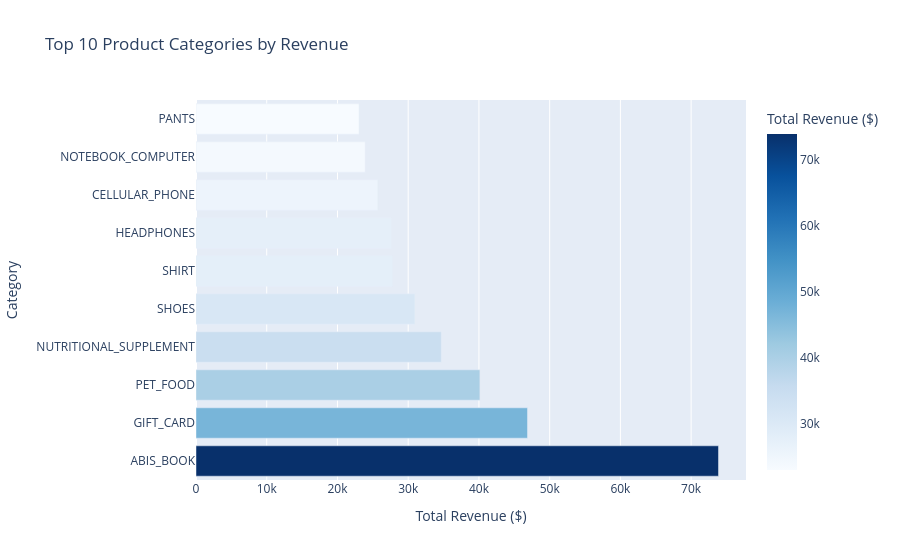

Here is the notebook cell this chart was saved with:
### Markdown cell above
## Chart 2: Top 10 categories by revenue

### Code cell
cat_revenue = df.groupby('category')['line_revenue'].sum().reset_index()
cat_revenue = cat_revenue.nlargest(10, 'line_revenue')

fig = px.bar(
    cat_revenue,
    x='line_revenue',
    y='category',
    orientation='h',
    title='Top 10 Product Categories by Revenue',
    labels={'line_revenue': 'Total Revenue ($)', 'category': 'Category'},
    color='line_revenue',
    color_continuous_scale='blues'
)
fig.write_html('../charts/m1_top_categories.html')
fig.show()
print("Chart 2 saved")

### Figure 1 — Plotly figure (JSON) as saved in the notebook; plotly's stock layout.template omitted (floating-point values rounded to 4 significant figures)
{"data": [{"hovertemplate": "Total Revenue ($)=%{marker.color}<br>Category=%{y}<extra></extra>", "legendgroup": "", "marker": {"color": [73870.0, 46870.0, 40140.0, 34680.0, 30940.0, 27780.0, 27630.0, 25710.0, 23920.0, 23050.0], "coloraxis": "coloraxis", "pattern": {"shape": ""}}, "name": "", "orientation": "h", "showlegend": false, "textposition": "auto", "type": "bar", "x": [73870.0, 46870.0, 40140.0, 34680.0, 30940.0, 27780.0, 27630.0, 25710.0, 23920.0, 23050.0], "xaxis": "x", "y": ["ABIS_BOOK", "GIFT_CARD", "PET_FOOD", "NUTRITIONAL_SUPPLEMENT", "SHOES", "SHIRT", "HEADPHONES", "CELLULAR_PHONE", "NOTEBOOK_COMPUTER", "PANTS"], "yaxis": "y"}], "layout": {"barmode": "relative", "coloraxis": {"colorbar": {"title": {"text": "Total Revenue ($)"}}, "colorscale": [[0, "rgb(247,251,255)"], [0.125, "rgb(222,235,247)"], [0.25, "rgb(198,219,239)"], [0.375, "rgb(158,202,225)"], [0.5, "rgb(107,174,214)"], [0.625, "rgb(66,146,198)"], [0.75, "rgb(33,113,181)"], [0.875, "rgb(8,81,156)"], [1, "rgb(8,48,107)"]]}, "legend": {"tracegroupgap": 0}, "title": {"text": "Top 10 Product Categories by Revenue"}, "xaxis": {"anchor": "y", "domain": [0, 1], "title": {"text": "Total Revenue ($)"}}, "yaxis": {"anchor": "x", "domain": [0, 1], "title": {"text": "Category"}}}}
